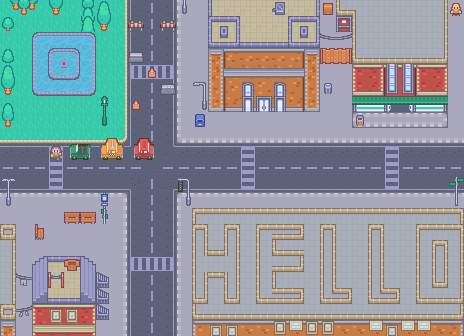

A level layout from a 2D game, rendered from its tile map. Below: a short description, then the map file with tile-grid data replaced by summaries:
An orthogonal 29x21 tile map with 16x16 px tiles, 10 tile layers (BaseFloor, Second Floor, weak building, weak decor, ...) and 70 objects (2x npc_glad, spawnpoint, npc_xia, spawn_from_forest, npc__glad_alley_wp1, ...).

<map version="1.10" tiledversion="1.11.2" orientation="orthogonal" renderorder="right-down" width="29" height="21" tilewidth="16" tileheight="16" infinite="0" nextlayerid="17" nextobjectid="125">
 <editorsettings>
  <export target="City.tmj" format="json" />
 </editorsettings>
 <tileset firstgid="1" name="Kenney city" tilewidth="16" tileheight="16" tilecount="486" columns="27">
  <image source="../images/tilesets/city_tilemap_packed.png" width="432" height="288" />
 </tileset>
 <layer id="1" name="BaseFloor" width="29" height="21" locked="1">
  <data>[609 cells, 609 non-empty, 5 distinct tile ids]</data>
 </layer>
 <layer id="2" name="Second Floor" width="29" height="21" locked="1">
  <data>[609 cells, 254 non-empty, 27 distinct tile ids]</data>
 </layer>
 <layer id="7" name="weak building" width="29" height="21" locked="1">
  <data>[609 cells, 14 non-empty, 10 distinct tile ids]</data>
 </layer>
 <layer id="6" name="weak decor" width="29" height="21" locked="1">
  <data>[609 cells, 6 non-empty, 3 distinct tile ids]</data>
 </layer>
 <layer id="4" name="Buildings" width="29" height="21" locked="1">
  <data>[609 cells, 128 non-empty, 53 distinct tile ids]</data>
 </layer>
 <layer id="5" name="walkable decor" width="29" height="21" locked="1">
  <data>[609 cells, 8 non-empty, 5 distinct tile ids]</data>
 </layer>
 <layer id="3" name="unwalkable decor" width="29" height="21" locked="1">
  <data>[609 cells, 124 non-empty, 61 distinct tile ids]</data>
 </layer>
 <layer id="16" name="disappearing door" width="29" height="21" locked="1">
  <data>[609 cells, 1 non-empty, 1 distinct tile ids]</data>
 </layer>
 <layer id="15" name="TileOverPlayer" width="29" height="21" locked="1">
  <data>[609 cells, 16 non-empty, 15 distinct tile ids]</data>
 </layer>
 <layer id="8" name="Roof" width="29" height="21" locked="1">
  <data>[609 cells, 119 non-empty, 15 distinct tile ids]</data>
 </layer>
 <objectgroup id="10" name="Collideables" locked="1">
  <object id="3" x="208" y="0" width="112" height="112" />
  <object id="4" x="323.75" y="82.875" width="8.5" height="11.125" />
  <object id="5" x="320" y="48" width="32" height="16" />
  <object id="6" x="352" y="0" width="96" height="112" />
  <object id="7" x="352" y="112" width="16" height="16" />
  <object id="8" x="192" y="208" width="272" height="112" />
  <object id="9" x="0" y="224" width="16" height="112" />
  <object id="11" x="32" y="256" width="64" height="80" />
  <object id="12" x="96" y="272" width="13.2727" height="48" />
  <object id="13" x="64.25" y="211.75" width="31.75" height="12.25" />
  <object id="14" x="100.125" y="208" width="8.125" height="16" />
  <object id="15" x="0" y="112" width="16" height="16" />
  <object id="16" x="0" y="80" width="16" height="16" />
  <object id="18" x="0" y="16" width="16" height="16" />
  <object id="20" x="0" y="0" width="64" height="16" />
  <object id="22" x="80" y="0" width="16.5" height="32" />
  <object id="23" x="34.875" y="224.125" width="8.875" height="15.875" />
  <object id="24" x="68.7273" y="144" width="86.1818" height="16" />
  <object id="25" x="102.125" y="112.125" width="5" height="13.625" />
  <object id="26" x="132.25" y="100" width="7.75" height="10.25" />
  <object id="27" x="128" y="51.75" width="16" height="11.25" />
  <object id="28" x="147.625" y="68.125" width="8.375" height="10.125" />
  <object id="29" x="160" y="84.125" width="16" height="10.75" />
  <object id="30" x="160" y="20.125" width="16" height="11.125" />
  <object id="31" x="128" y="19.125" width="16" height="11.75" />
  <object id="32" x="186" y="192" width="4.875" height="14" />
  <object id="34" x="202.375" y="96.125" width="4.625" height="13.375" />
  <object id="70" x="448" y="0" width="16" height="16" />
  <object id="71" x="32" y="32" width="64" height="64" />
  <object id="72" x="50" y="146.375" width="11.75" height="13.625" />
  <object id="75" x="194.5" y="113.625" width="10.25" height="13.125" />
  <object id="76" x="454.727" y="192" width="3.36364" height="13.8182" />
  <object id="77" x="96" y="16" width="16" height="16" />
  <object id="78" x="182.125" y="0.0625" width="4.75" height="13.8125" />
  <object id="91" x="0" y="192" width="16" height="16" />
 </objectgroup>
 <objectgroup id="11" name="Points" locked="1">
  <object id="37" name="spawnpoint" x="40" y="120">
   <point />
  </object>
  <object id="38" name="npc_xia" x="88" y="120">
   <properties>
    <property name="nameColor" value="#FF0000" />
    <property name="nameFontSize" type="int" value="10" />
   </properties>
   <point />
  </object>
  <object id="39" name="npc_glad" x="264" y="136">
   <point />
  </object>
  <object id="44" name="spawn_from_forest" x="456" y="168">
   <point />
  </object>
  <object id="69" x="456" y="168">
   <point />
  </object>
  <object id="99" name="npc__glad_alley_wp1" x="328" y="136">
   <point />
  </object>
  <object id="100" name="npc_glad_alley_wp2" x="328" y="104">
   <point />
  </object>
  <object id="101" name="npc_glad_alley_wp3" x="344" y="104">
   <point />
  </object>
  <object id="102" name="npc_glad_alley_wp4" x="344" y="72">
   <point />
  </object>
  <object id="103" name="npc_glad_alley_wp5" x="328" y="72">
   <point />
  </object>
  <object id="104" name="npc_glad_lamp_wp1" x="184" y="136">
   <point />
  </object>
  <object id="105" name="npc_glad_lamp_wp2" x="184" y="88">
   <point />
  </object>
  <object id="106" name="npc_glad_lamp_wp3" x="200" y="88">
   <point />
  </object>
 </objectgroup>
 <objectgroup id="14" name="Interactables">
  <!-- 22 objects omitted --></objectgroup>
</map>
<!-- 22 of 70 objects omitted -->
